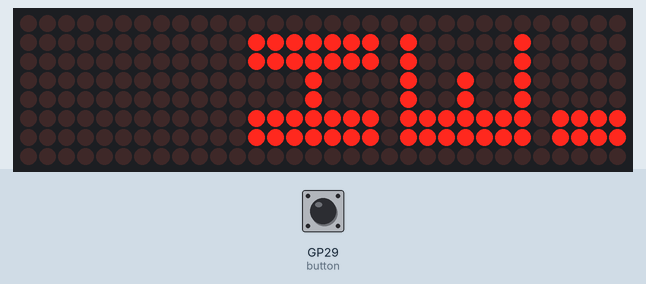
A program run on a simulated Raspberry Pi Pico running MicroPython. Parts: 32×8 LED matrix. The inputs (shaded band) are chosen by the test bench; at power-on: GP29 (button) HIGH. Library files of the repository ran but are not shown: max7219.py, ds3231.py.

Above: at 1.2 s.
1.3 s: GP29 (button) pulled LOW for 1 s
At 3.6 s:
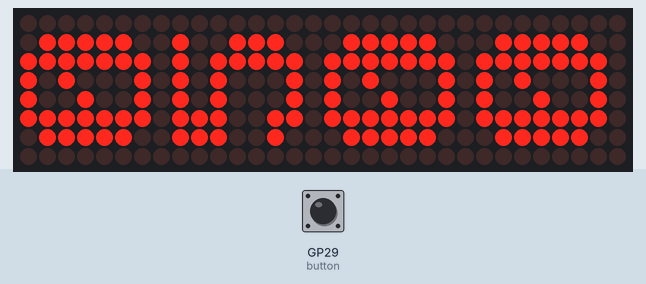
3.8 s: GP29 (button) pulled LOW for 0.15 s
At 6.1 s:
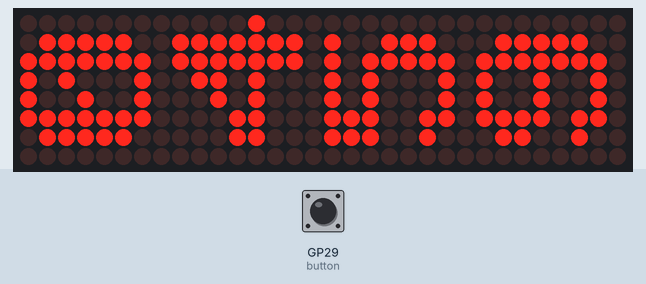
6.9 s: GP29 (button) pulled LOW for 0.15 s
At 7.9 s:
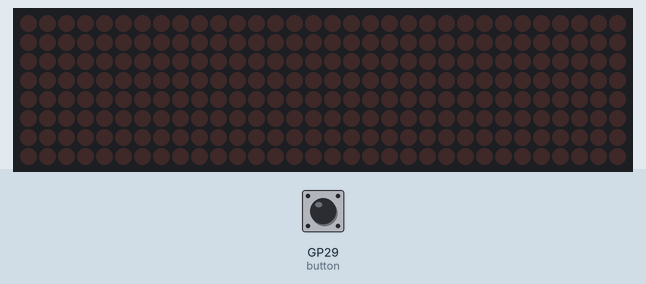
9.0 s: GP29 (button) pulled LOW for 1 s
At 10.9 s:
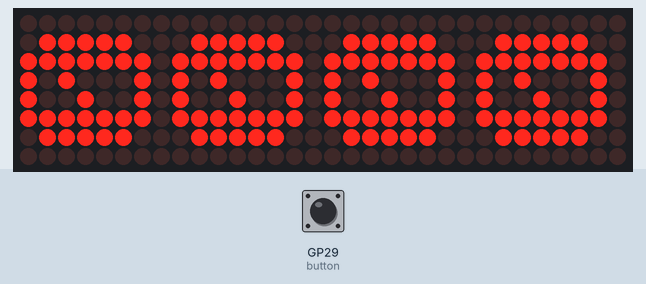
Timing chart, 0 to 12.4 s (numbered marks = the images above; inputs shaded):
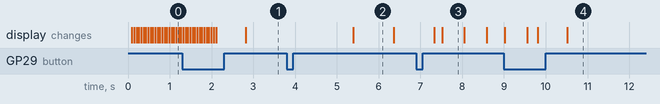

The program:

main.py
```python
# Desk matrix firmware (MicroPython, Seeed XIAO RP2040 + FC-16 4-in-1 MAX7219 module)
#
# The module stands upright: 8 pixels wide, 32 tall, with its input end (DIN)
# plugged into the socket at the bottom.
#
# Wiring (matches the schematic):
#   MTX_DIN -> D10 / GPIO3     MTX_CLK -> D8 / GPIO2     MTX_CS -> D7 / GPIO1
#   BTN     -> D3  / GPIO29 (other side of button to GND)
#   DS3231 clock module: SDA -> D4 / GPIO6, SCL -> D5 / GPIO7, VCC -> 3V3
#
# Everything you customise lives in config.json, which Matrix Studio writes.
#
# The button:
#   Hold (about 1 second)  switch mode: playlist -> timer -> stopwatch -> playlist
#   Press                  playlist: skip to the next item
#                          timer / stopwatch: start or pause
#   Double-press           timer / stopwatch: reset
#   When the timer finishes, the display flashes until you press the button.

import json
import time
import framebuf
from machine import Pin, SPI
import max7219
import ds3231

MODULES = 4
WIDTH = 8                 # upright: 8 pixels across
HEIGHT = MODULES * 8      # and 32 pixels tall

HOLD_MS = 800             # how long counts as a hold
DOUBLE_MS = 350           # max gap between the two presses of a double-press
DEBOUNCE_MS = 30

spi = SPI(0, baudrate=10_000_000, polarity=0, phase=0, sck=Pin(2), mosi=Pin(3))
display = max7219.Matrix8x8(spi, Pin(1), MODULES)
button = Pin(29, Pin.IN, Pin.PULL_UP)

DEFAULT_CONFIG = {
    "brightness": 2,
    "scroll_speed": 50,
    "mirror": False,
    "flip": False,
    "reverse_modules": False,
    "timer": {"enabled": True, "minutes": 5, "seconds": 0},
    "stopwatch": {"enabled": True},
    "items": [{"type": "text", "text": "NO CONFIG", "style": "stacked",
               "static": False, "duration": 3}],
}


def load_config():
    try:
        with open("config.json") as f:
            cfg = json.load(f)
        for key, value in DEFAULT_CONFIG.items():
            if key not in cfg:
                cfg[key] = value
        if not cfg["items"]:
            cfg["items"] = DEFAULT_CONFIG["items"]
        return cfg
    except Exception as e:
        print("Could not read config.json:", e)
        return DEFAULT_CONFIG


cfg = load_config()


# ---------- the button ----------
# Checked every few milliseconds inside wait(), which every mode calls constantly.
class Button:
    def __init__(self, pin):
        self.pin = pin
        self.down_at = None       # when the current press started
        self.held = False         # a hold already fired for this press
        self.click_at = None      # a single press waiting to see if a second one follows

    def poll(self, allow_double):
        now = time.ticks_ms()
        pressed = self.pin.value() == 0
        if pressed:
            if self.down_at is None:
                self.down_at = now
            elif not self.held and time.ticks_diff(now, self.down_at) >= HOLD_MS:
                self.held = True
                self.click_at = None
                return "hold"
        elif self.down_at is not None:
            length = time.ticks_diff(now, self.down_at)
            was_held = self.held
            self.down_at = None
            self.held = False
            if not was_held and length >= DEBOUNCE_MS:
                if not allow_double:
                    return "press"
                if self.click_at is not None:
                    self.click_at = None
                    return "double"
                self.click_at = now
        if self.click_at is not None and self.down_at is None and \
                time.ticks_diff(now, self.click_at) > DOUBLE_MS:
            self.click_at = None
            return "press"
        return None


btn = Button(button)
current_mode = "playlist"


def wait(ms, allow_double=False):
    """Waits up to ms. Returns a button event ("press", "double", "hold"),
    "timer_done" if the timer runs out while you're in another mode, or None."""
    end = time.ticks_add(time.ticks_ms(), ms)
    while True:
        event = btn.poll(allow_double)
        if event:
            return event
        if current_mode != "timer" and timer.finished():
            return "timer_done"
        if time.ticks_diff(end, time.ticks_ms()) <= 0:
            return None
        time.sleep_ms(5)


# ---------- turning an upright picture into what the chips expect ----------
# A picture is 32 numbers, one per row from top to bottom.
# Each number is 0-255; its highest bit is the leftmost pixel.

def _reverse_bits(b):
    r = 0
    for i in range(8):
        r = (r << 1) | ((b >> i) & 1)
    return r


REVERSED = bytearray([_reverse_bits(i) for i in range(256)])
BLANK = [0] * HEIGHT


def show(rows):
    # Orientation fixes, in case the real display comes out wrong.
    if cfg["mirror"]:
        rows = [REVERSED[r] for r in rows]
    if cfg["flip"]:
        rows = rows[::-1]
    if cfg["reverse_modules"]:
        rows = [rows[(MODULES - 1 - i // 8) * 8 + i % 8] for i in range(HEIGHT)]
    # The chips think of the module as lying on its side, so each 8x8 block
    # gets turned a quarter turn as it's copied into the display buffer.
    buf = display.buffer
    for m in range(MODULES):
        block = rows[m * 8:m * 8 + 8]
        for ny in range(8):
            b = 0
            for k in range(8):
                b = (b << 1) | ((block[k] >> ny) & 1)
            buf[ny * MODULES + m] = b
    display.show()


# ---------- text ----------
def text_strip(text, style):
    """Draws the text as one tall strip of rows, which then scrolls up the display."""
    if style == "sideways":
        # Normal left-to-right text, turned so it reads from top to bottom.
        width = len(text) * 8
        tmp = bytearray(len(text) * 8)
        fb = framebuf.FrameBuffer(tmp, width, 8, framebuf.MONO_HLSB)
        fb.text(text, 0, 0, 1)
        strip = bytearray(width)
        for x in range(width):
            col = 0
            for y in range(8):
                if fb.pixel(x, y):
                    col |= 1 << y
            strip[x] = col
        return strip
    # "stacked": upright letters, one above the next
    strip = bytearray(len(text) * 8)
    tmp = bytearray(8)
    fb = framebuf.FrameBuffer(tmp, 8, 8, framebuf.MONO_HLSB)
    for i, ch in enumerate(text):
        fb.fill(0)
        fb.text(ch, 0, 0, 1)
        strip[i * 8:i * 8 + 8] = tmp
    return strip


def window(strip, top):
    """The 32 rows of the strip visible when its first row sits at row `top`."""
    rows = []
    n = len(strip)
    for y in range(HEIGHT):
        i = y - top
        rows.append(strip[i] if 0 <= i < n else 0)
    return rows


def four_digits(text):
    return window(text_strip(text, "stacked"), 0)


def time_rows(seconds):
    """Minutes over seconds. From one hour on: hours over minutes, with a dot
    on the right edge between them so you can tell the difference."""
    if seconds >= 3600:
        rows = four_digits("%02d%02d" % (min(99, seconds // 3600), seconds // 60 % 60))
        rows[15] |= 0x01
        return rows
    return four_digits("%02d%02d" % (seconds // 60, seconds % 60))


# ---------- playlist items ----------
def play_text(item):
    strip = text_strip(item.get("text", ""), item.get("style", "stacked"))
    if item.get("static"):
        show(window(strip, (HEIGHT - len(strip)) // 2))
        return wait(int(item.get("duration", 3) * 1000))
    delay = cfg["scroll_speed"]
    top = HEIGHT                      # start just below the bottom edge
    while top > -len(strip):          # scroll up until it's gone off the top
        show(window(strip, top))
        event = wait(delay)
        if event:
            return event
        top -= 1
    return None


has_clock_chip = ds3231.present()
if not has_clock_chip:
    print("No DS3231 found, using the XIAO's own clock (resets when unplugged)")


def current_hour_minute():
    if has_clock_chip:
        try:
            t = ds3231.get_time()
            return t[3], t[4]
        except Exception:
            pass
    t = time.localtime()
    return t[3], t[4]


def play_clock(item):
    """Hours on top, minutes below: four upright digits fill the display exactly."""
    end = time.ticks_add(time.ticks_ms(), int(item.get("duration", 5) * 1000))
    while time.ticks_diff(end, time.ticks_ms()) > 0:
        hour, minute = current_hour_minute()
        if item.get("format") == "12h":
            hour = hour % 12 or 12
        show(four_digits("%02d%02d" % (hour, minute)))
        event = wait(min(1000, max(1, time.ticks_diff(end, time.ticks_ms()))))
        if event:
            return event
    return None


def play_animation(item):
    frames = item.get("frames", [])
    if not frames:
        return None
    delay = max(1, 1000 // max(1, item.get("fps", 4)))
    for _ in range(max(1, item.get("loops", 1))):
        for rows in frames:
            show(rows)
            event = wait(delay)
            if event:
                return event
    return None


def run_playlist(can_switch):
    """Plays the playlist until a hold (switch mode) or the timer finishing."""
    while True:
        for item in cfg["items"]:
            kind = item.get("type")
            if kind == "animation":
                event = play_animation(item)
            elif kind == "clock":
                event = play_clock(item)
            else:
                event = play_text(item)
            if event == "timer_done" or (event == "hold" and can_switch):
                return event
            # a press (or a hold with nowhere to switch to) moves on to the next item


# ---------- timer ----------
class Timer:
    def __init__(self, seconds):
        self.length_ms = max(1, seconds) * 1000
        self.reset()

    def reset(self):
        self.running = False
        self.left_ms = self.length_ms
        self.ends_at = 0

    def remaining_ms(self):
        if self.running:
            return max(0, time.ticks_diff(self.ends_at, time.ticks_ms()))
        return self.left_ms

    def finished(self):
        return self.running and self.remaining_ms() == 0

    def toggle(self):
        if self.running:
            self.left_ms = self.remaining_ms()
            self.running = False
        else:
            self.ends_at = time.ticks_add(time.ticks_ms(), self.left_ms)
            self.running = True

    def at_start(self):
        return not self.running and self.left_ms == self.length_ms


class Stopwatch:
    def __init__(self):
        self.reset()

    def reset(self):
        self.running = False
        self.total_ms = 0
        self.started_at = 0

    def elapsed_ms(self):
        if self.running:
            return self.total_ms + time.ticks_diff(time.ticks_ms(), self.started_at)
        return self.total_ms

    def toggle(self):
        if self.running:
            self.total_ms = self.elapsed_ms()
            self.running = False
        else:
            self.started_at = time.ticks_ms()
            self.running = True


tcfg = cfg["timer"]
timer = Timer(int(tcfg.get("minutes", 5)) * 60 + int(tcfg.get("seconds", 0)))
stopwatch = Stopwatch()

HOURGLASS = [0xFF, 0x42, 0x24, 0x18, 0x18, 0x24, 0x42, 0xFF]
STOPWATCH_ICON = [0x18, 0x3C, 0x42, 0x89, 0x91, 0x81, 0x42, 0x3C]


def show_icon(icon):
    show([0] * 12 + icon + [0] * 12)
    return wait(700)


def blink_on():
    return (time.ticks_ms() // 500) % 2 == 0


def flash_until_pressed():
    """The timer ran out: flash until someone presses the button."""
    zero = time_rows(0)
    full = [0xFF] * HEIGHT
    flip_frame = False
    while True:
        show(full if flip_frame else zero)
        flip_frame = not flip_frame
        event = wait(250)
        if event:
            timer.reset()
            return event


def run_timer(announce):
    if announce:
        event = show_icon(HOURGLASS)
        if event == "hold":
            return event
    while True:
        if timer.finished():
            if flash_until_pressed() == "hold":
                return "hold"
            continue
        seconds = (timer.remaining_ms() + 999) // 1000      # round up, like a kitchen timer
        paused = not timer.running and not timer.at_start()
        show(BLANK if paused and not blink_on() else time_rows(seconds))
        event = wait(100, allow_double=True)
        if event == "press":
            timer.toggle()
        elif event == "double":
            timer.reset()
        elif event == "hold":
            return event


def run_stopwatch():
    event = show_icon(STOPWATCH_ICON)
    if event in ("hold", "timer_done"):
        return event
    while True:
        elapsed = stopwatch.elapsed_ms()
        paused = not stopwatch.running and elapsed > 0
        show(BLANK if paused and not blink_on() else time_rows(elapsed // 1000))
        event = wait(100, allow_double=True)
        if event == "press":
            stopwatch.toggle()
        elif event == "double":
            stopwatch.reset()
        elif event in ("hold", "timer_done"):
            return event


# ---------- main loop ----------
display.brightness(max(0, min(15, cfg["brightness"])))

modes = ["playlist"]
if tcfg.get("enabled"):
    modes.append("timer")
if cfg["stopwatch"].get("enabled"):
    modes.append("stopwatch")

announce = True
while True:
    if current_mode == "playlist":
        event = run_playlist(len(modes) > 1)
    elif current_mode == "timer":
        event = run_timer(announce)
    else:
        event = run_stopwatch()
    if event == "timer_done":
        current_mode, announce = "timer", False      # jump straight to the flashing timer
    else:
        current_mode = modes[(modes.index(current_mode) + 1) % len(modes)]
        announce = True
```

Measured:
- after the input at 3.8 s, the display: changes after 1.6 s (image 2)
- after the input at 9.0 s, the display: first differs from a run without the input after 0.81 s (image 4 shows a later state)
- what the display in image 2 shows lasts 1.0 s, from 5.4 s to 6.4 s
- what the display in image 3 shows lasts 0.6 s, from 7.5 s to 8.1 s
